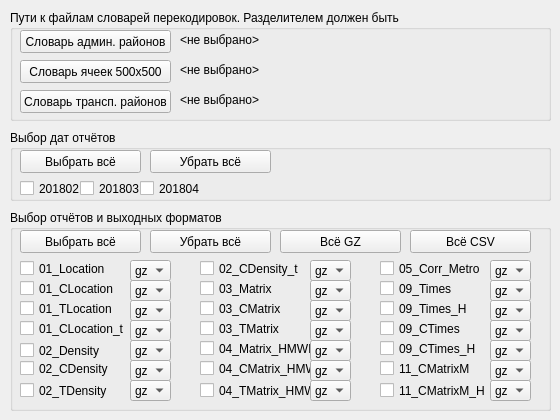
      <widget class="QWidget" name="tab2018">
       <attribute name="title">
        <string>2018</string>
       </attribute>
       <widget class="QGroupBox" name="groupBoxDicts2018">
        <property name="enabled">
         <bool>true</bool>
        </property>
        <property name="geometry">
         <rect>
          <x>10</x>
          <y>10</y>
          <width>541</width>
          <height>111</height>
         </rect>
        </property>
        <property name="title">
         <string>Пути к файлам словарей перекодировок. Разделителем должен быть </string>
        </property>
        <widget class="QPushButton" name="pushButtonCellsDict2018">
         <property name="geometry">
          <rect>
           <x>10</x>
           <y>50</y>
           <width>151</width>
           <height>23</height>
          </rect>
         </property>
         <property name="text">
          <string>Словарь ячеек 500х500</string>
         </property>
        </widget>
        <widget class="QPushButton" name="pushButtonAdmDict2018">
         <property name="geometry">
          <rect>
           <x>10</x>
           <y>20</y>
           <width>151</width>
           <height>23</height>
          </rect>
         </property>
         <property name="text">
          <string>Словарь админ. районов</string>
         </property>
        </widget>
        <widget class="QLabel" name="labCellsDict2018">
         <property name="geometry">
          <rect>
           <x>170</x>
           <y>50</y>
           <width>361</width>
           <height>21</height>
          </rect>
         </property>
         <property name="text">
          <string>&lt;не выбрано&gt;</string>
         </property>
        </widget>
        <widget class="QLabel" name="labAdmDict2018">
         <property name="geometry">
          <rect>
           <x>170</x>
           <y>20</y>
           <width>361</width>
           <height>21</height>
          </rect>
         </property>
         <property name="text">
          <string>&lt;не выбрано&gt;</string>
         </property>
        </widget>
        <widget class="QLabel" name="labTrDict2018">
         <property name="geometry">
          <rect>
           <x>170</x>
           <y>80</y>
           <width>361</width>
           <height>21</height>
          </rect>
         </property>
         <property name="text">
          <string>&lt;не выбрано&gt;</string>
         </property>
        </widget>
        <widget class="QPushButton" name="pushButtonTrDict2018">
         <property name="geometry">
          <rect>
           <x>10</x>
           <y>80</y>
           <width>151</width>
           <height>23</height>
          </rect>
         </property>
         <property name="text">
          <string>Словарь трансп. районов</string>
         </property>
        </widget>
       </widget>
       <widget class="QGroupBox" name="groupBox2018">
        <property name="geometry">
         <rect>
          <x>10</x>
          <y>130</y>
          <width>541</width>
          <height>71</height>
         </rect>
        </property>
        <property name="title">
         <string>Выбор дат отчётов</string>
        </property>
        <widget class="QCheckBox" name="checkBox201802">
         <property name="geometry">
          <rect>
           <x>10</x>
           <y>50</y>
           <width>61</width>
           <height>17</height>
          </rect>
         </property>
         <property name="text">
          <string>201802</string>
         </property>
        </widget>
        <widget class="QCheckBox" name="checkBox201803">
         <property name="geometry">
          <rect>
           <x>70</x>
           <y>50</y>
           <width>61</width>
           <height>17</height>
          </rect>
         </property>
         <property name="text">
          <string>201803</string>
         </property>
        </widget>
        <widget class="QCheckBox" name="checkBox201804">
         <property name="geometry">
          <rect>
           <x>130</x>
           <y>50</y>
           <width>61</width>
           <height>17</height>
          </rect>
         </property>
         <property name="text">
          <string>201804</string>
         </property>
        </widget>
        <widget class="QPushButton" name="pushButtonCheckAllDates2018">
         <property name="geometry">
          <rect>
           <x>10</x>
           <y>20</y>
           <width>121</width>
           <height>23</height>
          </rect>
         </property>
         <property name="text">
          <string>Выбрать всё</string>
         </property>
        </widget>
        <widget class="QPushButton" name="pushButtonUncheckAllDates2018">
         <property name="geometry">
          <rect>
           <x>140</x>
           <y>20</y>
           <width>121</width>
           <height>23</height>
          </rect>
         </property>
         <property name="text">
          <string>Убрать всё</string>
         </property>
        </widget>
       </widget>
       <widget class="QGroupBox" name="groupBoxReports2018">
        <property name="enabled">
         <bool>true</bool>
        </property>
        <property name="geometry">
         <rect>
          <x>10</x>
          <y>210</y>
          <width>541</width>
          <height>201</height>
         </rect>
        </property>
        <property name="title">
         <string>Выбор отчётов и выходных форматов</string>
        </property>
        <widget class="QCheckBox" name="checkBox01_Location2018">
         <property name="geometry">
          <rect>
           <x>10</x>
           <y>50</y>
           <width>111</width>
           <height>17</height>
          </rect>
         </property>
         <property name="text">
          <string>01_Location</string>
         </property>
        </widget>
        <widget class="QCheckBox" name="checkBox01_CLocation2018">
         <property name="geometry">
          <rect>
           <x>10</x>
           <y>70</y>
           <width>111</width>
           <height>17</height>
          </rect>
         </property>
         <property name="text">
          <string>01_CLocation</string>
         </property>
        </widget>
        <widget class="QCheckBox" name="checkBox01_TLocation2018">
         <property name="geometry">
          <rect>
           <x>10</x>
           <y>90</y>
           <width>111</width>
           <height>17</height>
          </rect>
         </property>
         <property name="text">
          <string>01_TLocation</string>
         </property>
        </widget>
        <widget class="QCheckBox" name="checkBox01_CLocation_t2018">
         <property name="geometry">
          <rect>
           <x>10</x>
           <y>110</y>
           <width>111</width>
           <height>17</height>
          </rect>
         </property>
         <property name="text">
          <string>01_CLocation_t</string>
         </property>
        </widget>
        <widget class="QCheckBox" name="checkBox02_Density2018">
         <property name="geometry">
          <rect>
           <x>10</x>
           <y>130</y>
           <width>111</width>
           <height>21</height>
          </rect>
         </property>
         <property name="text">
          <string>02_Density</string>
         </property>
        </widget>
        <widget class="QComboBox" name="comboBox02_Density2018">
         <property name="geometry">
          <rect>
           <x>120</x>
           <y>130</y>
           <width>41</width>
           <height>21</height>
          </rect>
         </property>
         <item>
          <property name="text">
           <string>gz</string>
          </property>
         </item>
         <item>
          <property name="text">
           <string>csv</string>
          </property>
         </item>
        </widget>
        <widget class="QComboBox" name="comboBox01_CLocation_t2018">
         <property name="geometry">
          <rect>
           <x>120</x>
           <y>110</y>
           <width>41</width>
           <height>21</height>
          </rect>
         </property>
         <item>
          <property name="text">
           <string>gz</string>
          </property>
         </item>
         <item>
          <property name="text">
           <string>csv</string>
          </property>
         </item>
        </widget>
        <widget class="QComboBox" name="comboBox01_TLocation2018">
         <property name="geometry">
          <rect>
           <x>120</x>
           <y>90</y>
           <width>41</width>
           <height>21</height>
          </rect>
         </property>
         <item>
          <property name="text">
           <string>gz</string>
          </property>
         </item>
         <item>
          <property name="text">
           <string>csv</string>
          </property>
         </item>
        </widget>
        <widget class="QComboBox" name="comboBox01_CLocation2018">
         <property name="geometry">
          <rect>
           <x>120</x>
           <y>70</y>
           <width>41</width>
           <height>21</height>
          </rect>
         </property>
         <item>
          <property name="text">
           <string>gz</string>
          </property>
         </item>
         <item>
          <property name="text">
           <string>csv</string>
          </property>
         </item>
        </widget>
        <widget class="QComboBox" name="comboBox01_Location2018">
         <property name="geometry">
          <rect>
           <x>120</x>
           <y>50</y>
           <width>41</width>
           <height>21</height>
          </rect>
         </property>
         <item>
          <property name="text">
           <string>gz</string>
          </property>
         </item>
         <item>
          <property name="text">
           <string>csv</string>
          </property>
         </item>
        </widget>
        <widget class="QCheckBox" name="checkBox04_Matrix_HMWK2018">
         <property name="geometry">
          <rect>
           <x>190</x>
           <y>130</y>
           <width>111</width>
           <height>17</height>
          </rect>
         </property>
         <property name="text">
          <string>04_Matrix_HMWK</string>
         </property>
        </widget>
        <widget class="QComboBox" name="comboBox03_CMatrix2018">
         <property name="geometry">
          <rect>
           <x>300</x>
           <y>90</y>
           <width>41</width>
           <height>21</height>
          </rect>
         </property>
         <item>
          <property name="text">
           <string>gz</string>
          </property>
         </item>
         <item>
          <property name="text">
           <string>csv</string>
          </property>
         </item>
        </widget>
        <widget class="QComboBox" name="comboBox03_Matrix2018">
         <property name="geometry">
          <rect>
           <x>300</x>
           <y>70</y>
           <width>41</width>
           <height>21</height>
          </rect>
         </property>
         <item>
          <property name="text">
           <string>gz</string>
          </property>
         </item>
         <item>
          <property name="text">
           <string>csv</string>
          </property>
         </item>
        </widget>
        <widget class="QComboBox" name="comboBox02_CDensity_t2018">
         <property name="geometry">
          <rect>
           <x>300</x>
           <y>50</y>
           <width>41</width>
           <height>21</height>
          </rect>
         </property>
         <item>
          <property name="text">
           <string>gz</string>
          </property>
         </item>
         <item>
          <property name="text">
           <string>csv</string>
          </property>
         </item>
        </widget>
        <widget class="QCheckBox" name="checkBox03_Matrix2018">
         <property name="geometry">
          <rect>
           <x>190</x>
           <y>70</y>
           <width>111</width>
           <height>17</height>
          </rect>
         </property>
         <property name="text">
          <string>03_Matrix</string>
         </property>
        </widget>
        <widget class="QCheckBox" name="checkBox03_TMatrix2018">
         <property name="geometry">
          <rect>
           <x>190</x>
           <y>110</y>
           <width>111</width>
           <height>17</height>
          </rect>
         </property>
         <property name="text">
          <string>03_TMatrix</string>
         </property>
        </widget>
        <widget class="QComboBox" name="comboBox04_Matrix_HMWK2018">
         <property name="geometry">
          <rect>
           <x>300</x>
           <y>130</y>
           <width>41</width>
           <height>21</height>
          </rect>
         </property>
         <item>
          <property name="text">
           <string>gz</string>
          </property>
         </item>
         <item>
          <property name="text">
           <string>csv</string>
          </property>
         </item>
        </widget>
        <widget class="QComboBox" name="comboBox03_TMatrix2018">
         <property name="geometry">
          <rect>
           <x>300</x>
           <y>110</y>
           <width>41</width>
           <height>21</height>
          </rect>
         </property>
         <item>
          <property name="text">
           <string>gz</string>
          </property>
         </item>
         <item>
          <property name="text">
           <string>csv</string>
          </property>
         </item>
        </widget>
        <widget class="QCheckBox" name="checkBox03_CMatrix2018">
         <property name="geometry">
          <rect>
           <x>190</x>
           <y>90</y>
           <width>111</width>
           <height>17</height>
          </rect>
         </property>
         <property name="text">
          <string>03_CMatrix</string>
         </property>
        </widget>
        <widget class="QCheckBox" name="checkBox02_CDensity_t2018">
         <property name="geometry">
          <rect>
           <x>190</x>
           <y>50</y>
           <width>111</width>
           <height>17</height>
          </rect>
         </property>
         <property name="text">
          <string>02_CDensity_t</string>
         </property>
        </widget>
        <widget class="QComboBox" name="comboBox05_Corr_Metro2018">
         <property name="geometry">
          <rect>
           <x>480</x>
           <y>50</y>
           <width>41</width>
           <height>21</height>
          </rect>
         </property>
         <item>
          <property name="text">
           <string>gz</string>
          </property>
         </item>
         <item>
          <property name="text">
           <string>csv</string>
          </property>
         </item>
        </widget>
        <widget class="QComboBox" name="comboBox09_CTimes2018">
         <property name="geometry">
          <rect>
           <x>480</x>
           <y>110</y>
           <width>41</width>
           <height>21</height>
          </rect>
         </property>
         <item>
          <property name="text">
           <string>gz</string>
          </property>
         </item>
         <item>
          <property name="text">
           <string>csv</string>
          </property>
         </item>
        </widget>
        <widget class="QCheckBox" name="checkBox09_Times2018">
         <property name="geometry">
          <rect>
           <x>370</x>
           <y>70</y>
           <width>111</width>
           <height>17</height>
          </rect>
         </property>
         <property name="text">
          <string>09_Times</string>
         </property>
        </widget>
        <widget class="QCheckBox" name="checkBox09_CTimes_H2018">
         <property name="geometry">
          <rect>
           <x>370</x>
           <y>130</y>
           <width>111</width>
           <height>17</height>
          </rect>
         </property>
         <property name="text">
          <string>09_CTimes_H</string>
         </property>
        </widget>
        <widget class="QCheckBox" name="checkBox09_Times_H2018">
         <property name="geometry">
          <rect>
           <x>370</x>
           <y>90</y>
           <width>111</width>
           <height>17</height>
          </rect>
         </property>
         <property name="text">
          <string>09_Times_H</string>
         </property>
        </widget>
        <widget class="QCheckBox" name="checkBox09_CTimes2018">
         <property name="geometry">
          <rect>
           <x>370</x>
           <y>110</y>
           <width>111</width>
           <height>17</height>
          </rect>
         </property>
         <property name="text">
          <string>09_CTimes</string>
         </property>
        </widget>
        <widget class="QComboBox" name="comboBox09_Times2018">
         <property name="geometry">
          <rect>
           <x>480</x>
           <y>70</y>
           <width>41</width>
           <height>21</height>
          </rect>
         </property>
         <item>
          <property name="text">
           <string>gz</string>
          </property>
         </item>
         <item>
          <property name="text">
           <string>csv</string>
          </property>
         </item>
        </widget>
        <widget class="QComboBox" name="comboBox09_Times_H2018">
         <property name="geometry">
          <rect>
           <x>480</x>
           <y>90</y>
           <width>41</width>
           <height>21</height>
          </rect>
         </property>
         <item>
          <property name="text">
           <string>gz</string>
          </property>
         </item>
         <item>
          <property name="text">
           <string>csv</string>
          </property>
         </item>
        </widget>
        <widget class="QComboBox" name="comboBox09_CTimes_H2018">
         <property name="geometry">
          <rect>
           <x>480</x>
           <y>130</y>
           <width>41</width>
           <height>21</height>
          </rect>
         </property>
         <item>
          <property name="text">
           <string>gz</string>
          </property>
         </item>
         <item>
          <property name="text">
           <string>csv</string>
          </property>
         </item>
        </widget>
        <widget class="QCheckBox" name="checkBox05_Corr_Metro2018">
         <property name="geometry">
          <rect>
           <x>370</x>
           <y>50</y>
           <width>111</width>
           <height>17</height>
          </rect>
         </property>
         <property name="text">
          <string>05_Corr_Metro</string>
         </property>
        </widget>
        <widget class="QComboBox" name="comboBox02_TDensity2018">
         <property name="geometry">
          <rect>
           <x>120</x>
           <y>170</y>
           <width>41</width>
           <height>21</height>
          </rect>
         </property>
         <item>
          <property name="text">
           <string>gz</string>
          </property>
         </item>
         <item>
          <property name="text">
           <string>csv</string>
          </property>
         </item>
        </widget>
        <widget class="QCheckBox" name="checkBox02_CDensity2018">
         <property name="geometry">
          <rect>
           <x>10</x>
           <y>150</y>
           <width>111</width>
           <height>17</height>
          </rect>
         </property>
         <property name="text">
          <string>02_CDensity</string>
         </property>
        </widget>
        <widget class="QComboBox" name="comboBox02_CDensity2018">
         <property name="geometry">
          <rect>
           <x>120</x>
           <y>150</y>
           <width>41</width>
           <height>21</height>
          </rect>
         </property>
         <item>
          <property name="text">
           <string>gz</string>
          </property>
         </item>
         <item>
          <property name="text">
           <string>csv</string>
          </property>
         </item>
        </widget>
        <widget class="QCheckBox" name="checkBox02_TDensity2018">
         <property name="geometry">
          <rect>
           <x>10</x>
           <y>170</y>
           <width>111</width>
           <height>21</height>
          </rect>
         </property>
         <property name="text">
          <string>02_TDensity</string>
         </property>
        </widget>
        <widget class="QComboBox" name="comboBox04_TMatrix_HMWK2018">
         <property name="geometry">
          <rect>
           <x>300</x>
           <y>170</y>
           <width>41</width>
           <height>21</height>
          </rect>
         </property>
         <item>
          <property name="text">
           <string>gz</string>
          </property>
         </item>
         <item>
          <property name="text">
           <string>csv</string>
          </property>
         </item>
        </widget>
        <widget class="QCheckBox" name="checkBox04_CMatrix_HMWK2018">
         <property name="geometry">
          <rect>
           <x>190</x>
           <y>150</y>
           <width>111</width>
           <height>17</height>
          </rect>
         </property>
         <property name="text">
          <string>04_CMatrix_HMWK</string>
         </property>
        </widget>
        <widget class="QCheckBox" name="checkBox04_TMatrix_HMWK2018">
         <property name="geometry">
          <rect>
           <x>190</x>
           <y>170</y>
           <width>111</width>
           <height>21</height>
          </rect>
         </property>
         <property name="text">
          <string>04_TMatrix_HMWK</string>
         </property>
        </widget>
        <widget class="QComboBox" name="comboBox04_CMatrix_HMWK2018">
         <property name="geometry">
          <rect>
           <x>300</x>
           <y>150</y>
           <width>41</width>
           <height>21</height>
          </rect>
         </property>
         <item>
          <property name="text">
           <string>gz</string>
          </property>
         </item>
         <item>
          <property name="text">
           <string>csv</string>
          </property>
         </item>
        </widget>
        <widget class="QComboBox" name="comboBox11_CMatrixM2018">
         <property name="geometry">
          <rect>
           <x>480</x>
           <y>150</y>
           <width>41</width>
           <height>21</height>
          </rect>
         </property>
         <item>
          <property name="text">
           <string>gz</string>
          </property>
         </item>
         <item>
          <property name="text">
           <string>csv</string>
          </property>
         </item>
        </widget>
        <widget class="QCheckBox" name="checkBox11_CMatrixM2018">
         <property name="geometry">
          <rect>
           <x>370</x>
           <y>150</y>
           <width>111</width>
           <height>17</height>
          </rect>
         </property>
         <property name="text">
          <string>11_CMatrixM</string>
         </property>
        </widget>
        <widget class="QComboBox" name="comboBox11_CMatrixM_H2018">
         <property name="geometry">
          <rect>
           <x>480</x>
           <y>170</y>
           <width>41</width>
           <height>21</height>
          </rect>
         </property>
         <item>
          <property name="text">
           <string>gz</string>
          </property>
         </item>
         <item>
          <property name="text">
           <string>csv</string>
          </property>
         </item>
        </widget>
        <widget class="QCheckBox" name="checkBox11_CMatrixM_H2018">
         <property name="geometry">
          <rect>
           <x>370</x>
           <y>170</y>
           <width>111</width>
           <height>21</height>
          </rect>
         </property>
         <property name="text">
          <string>11_CMatrixM_H</string>
         </property>
        </widget>
        <widget class="QPushButton" name="pushButtonSetCSV2018">
         <property name="geometry">
          <rect>
           <x>400</x>
           <y>20</y>
           <width>121</width>
           <height>23</height>
          </rect>
         </property>
         <property name="text">
          <string>Всё CSV</string>
         </property>
        </widget>
        <widget class="QPushButton" name="pushButtonSetGZ2018">
         <property name="geometry">
          <rect>
           <x>270</x>
           <y>20</y>
           <width>121</width>
           <height>23</height>
          </rect>
         </property>
         <property name="text">
          <string>Всё GZ</string>
         </property>
        </widget>
        <widget class="QPushButton" name="pushButtonUncheckAllReports2018">
         <property name="geometry">
          <rect>
           <x>140</x>
           <y>20</y>
           <width>121</width>
           <height>23</height>
          </rect>
         </property>
         <property name="text">
          <string>Убрать всё</string>
         </property>
        </widget>
        <widget class="QPushButton" name="pushButtonCheckAllReports2018">
         <property name="geometry">
          <rect>
           <x>10</x>
           <y>20</y>
           <width>121</width>
           <height>23</height>
          </rect>
         </property>
         <property name="text">
          <string>Выбрать всё</string>
         </property>
        </widget>
       </widget>
      </widget>
